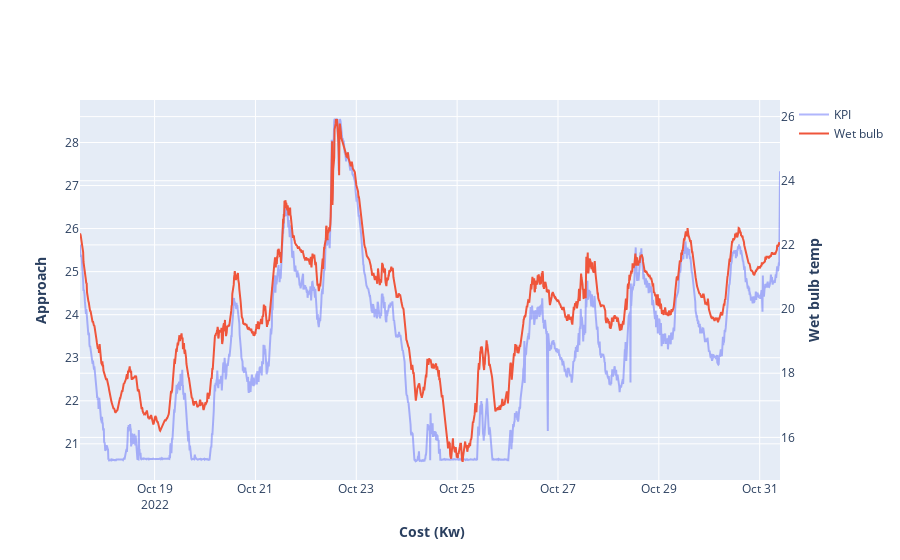

This figure's notebook cell:
### Code cell
fig =  go.Figure(layout=layout)
fig.add_traces(go.Scatter(x=opt.df.Datetime[-2000:][::-1],y=np.array(vs-opt.df.system_KPI[-2000:][::-1]),name='KPI',yaxis='y1',opacity=0.5))
fig.add_traces(go.Scatter(x=opt.df.Datetime[-2000:][::-1],y=opt.df.Wet_bulb_temp[-2000:][::-1],name='Wet bulb',yaxis='y2'))

### Figure 1 — Plotly figure (JSON) as saved in the notebook; plotly's stock layout.template omitted (floating-point values rounded to 4 significant figures; data arrays with more than 128 entries replaced by an {"elided": "..."} marker saying what was removed)
{"data": [{"name": "KPI", "opacity": 0.5, "type": "scatter", "x": {"elided": "2000 str values"}, "y": {"elided": "2000 float values"}, "yaxis": "y"}, {"name": "Wet bulb", "type": "scatter", "x": {"elided": "2000 str values"}, "y": {"elided": "2000 float values"}, "yaxis": "y2"}], "layout": {"xaxis": {"title": {"text": "<b> Cost (Kw)</b>"}}, "yaxis": {"title": {"text": "<b> Approach </b>"}}, "yaxis2": {"overlaying": "y", "side": "right", "title": {"text": "<b> Wet bulb temp </b>"}}, "yaxis3": {"overlaying": "y", "side": "right", "title": {"text": "<b> Wet bulb temp </b>"}}}}
